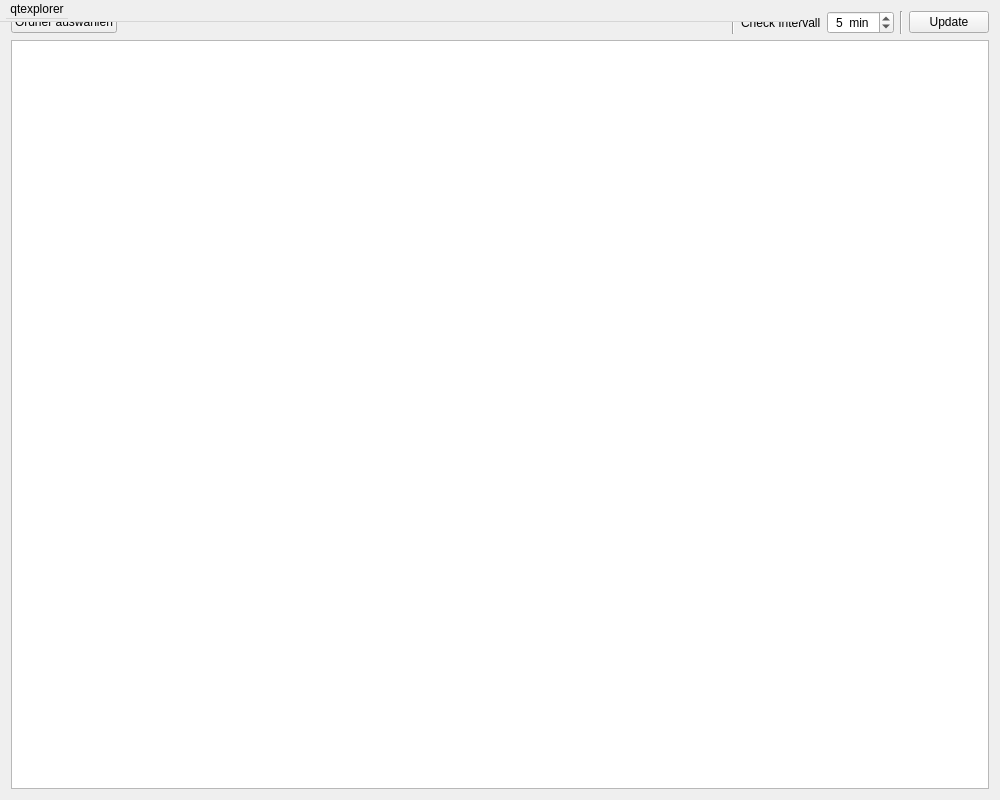
<?xml version="1.0" encoding="UTF-8"?>
<ui version="4.0">
 <class>MainWindow</class>
 <widget class="QMainWindow" name="MainWindow">
  <property name="geometry">
   <rect>
    <x>0</x>
    <y>0</y>
    <width>1000</width>
    <height>800</height>
   </rect>
  </property>
  <property name="windowTitle">
   <string>qtExplorer</string>
  </property>
  <property name="windowIcon">
   <iconset>
    <normaloff>:/panda</normaloff>:/panda</iconset>
  </property>
  <widget class="QWidget" name="centralWidget">
   <layout class="QVBoxLayout" name="verticalLayout">
    <item>
     <layout class="QHBoxLayout" name="horizontalLayout">
      <item>
       <widget class="QPushButton" name="openDirectory">
        <property name="text">
         <string>Ordner auswählen</string>
        </property>
       </widget>
      </item>
      <item>
       <widget class="QLabel" name="currentDirectory">
        <property name="text">
         <string/>
        </property>
       </widget>
      </item>
      <item>
       <spacer name="horizontalSpacer">
        <property name="orientation">
         <enum>Qt::Horizontal</enum>
        </property>
        <property name="sizeHint" stdset="0">
         <size>
          <width>40</width>
          <height>20</height>
         </size>
        </property>
       </spacer>
      </item>
      <item>
       <widget class="Line" name="line">
        <property name="orientation">
         <enum>Qt::Vertical</enum>
        </property>
       </widget>
      </item>
      <item>
       <widget class="QLabel" name="label">
        <property name="text">
         <string>Check Intervall</string>
        </property>
       </widget>
      </item>
      <item>
       <widget class="QSpinBox" name="fileCheckInterval">
        <property name="focusPolicy">
         <enum>Qt::ClickFocus</enum>
        </property>
        <property name="toolTip">
         <string>Intervall zur automatischen Überprüfung von Änderungen</string>
        </property>
        <property name="toolTipDuration">
         <number>-1</number>
        </property>
        <property name="statusTip">
         <string/>
        </property>
        <property name="whatsThis">
         <string/>
        </property>
        <property name="wrapping">
         <bool>false</bool>
        </property>
        <property name="frame">
         <bool>true</bool>
        </property>
        <property name="alignment">
         <set>Qt::AlignCenter</set>
        </property>
        <property name="accelerated">
         <bool>true</bool>
        </property>
        <property name="correctionMode">
         <enum>QAbstractSpinBox::CorrectToNearestValue</enum>
        </property>
        <property name="showGroupSeparator" stdset="0">
         <bool>false</bool>
        </property>
        <property name="suffix">
         <string>  min</string>
        </property>
        <property name="prefix">
         <string/>
        </property>
        <property name="minimum">
         <number>1</number>
        </property>
        <property name="maximum">
         <number>60</number>
        </property>
        <property name="singleStep">
         <number>1</number>
        </property>
        <property name="value">
         <number>5</number>
        </property>
       </widget>
      </item>
      <item>
       <widget class="Line" name="line_2">
        <property name="orientation">
         <enum>Qt::Vertical</enum>
        </property>
       </widget>
      </item>
      <item>
       <widget class="QPushButton" name="checkForUpdates">
        <property name="toolTip">
         <string>Sofortige Überprüfung von Änderungen ausführen</string>
        </property>
        <property name="text">
         <string>Update</string>
        </property>
       </widget>
      </item>
     </layout>
    </item>
    <item>
     <widget class="QTableView" name="tableView">
      <property name="toolTip">
       <string>Doppelklick um Ordner zu öffnen</string>
      </property>
      <property name="toolTipDuration">
       <number>2000</number>
      </property>
      <property name="alternatingRowColors">
       <bool>true</bool>
      </property>
      <property name="selectionMode">
       <enum>QAbstractItemView::ContiguousSelection</enum>
      </property>
      <property name="selectionBehavior">
       <enum>QAbstractItemView::SelectRows</enum>
      </property>
      <attribute name="horizontalHeaderStretchLastSection">
       <bool>true</bool>
      </attribute>
      <attribute name="verticalHeaderVisible">
       <bool>false</bool>
      </attribute>
     </widget>
    </item>
   </layout>
   <widget class="QMenuBar" name="menubar">
    <property name="geometry">
     <rect>
      <x>0</x>
      <y>0</y>
      <width>800</width>
      <height>22</height>
     </rect>
    </property>
    <widget class="QMenu" name="menuAbout">
     <property name="title">
      <string>qtexplorer</string>
     </property>
     <addaction name="action_about"/>
    </widget>
    <addaction name="menuAbout"/>
   </widget>
  </widget>
  <action name="action_about">
   <property name="text">
    <string>Über...</string>
   </property>
  </action>
 </widget>
 <layoutdefault spacing="6" margin="11"/>
 <resources/>
 <connections/>
</ui>
